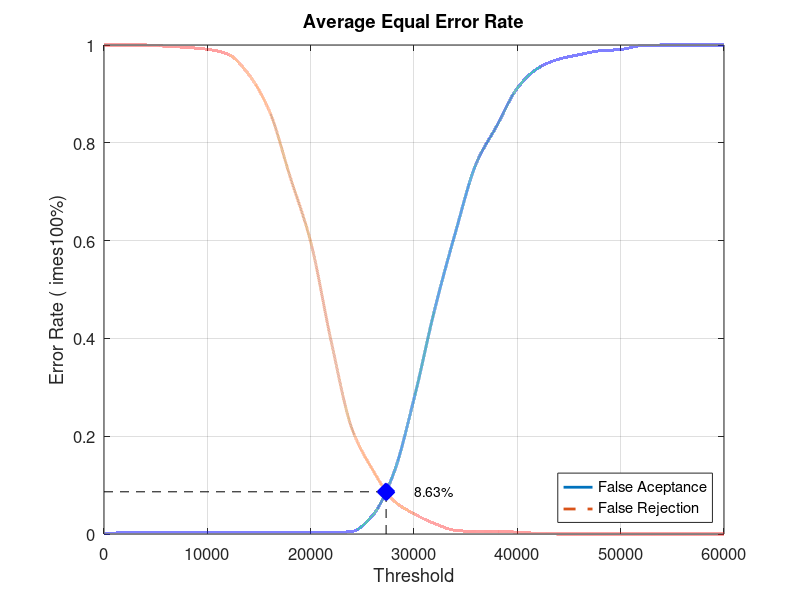
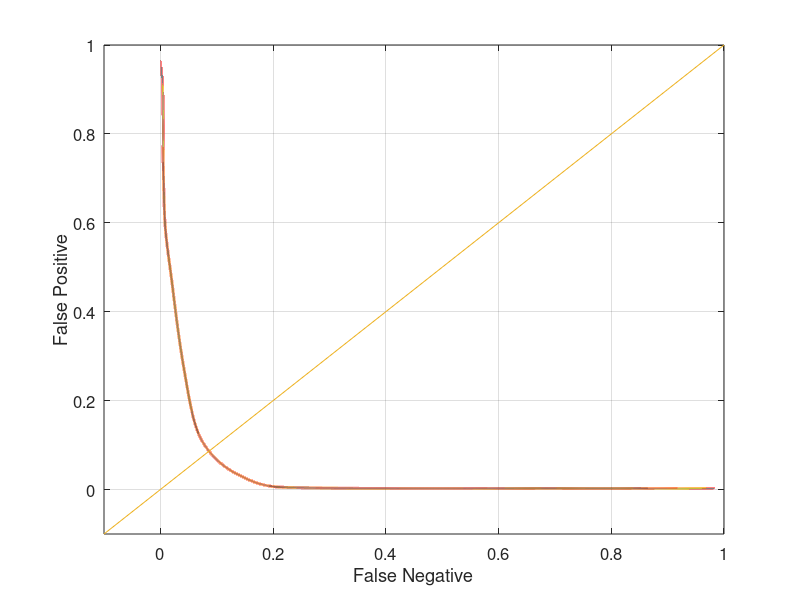

These figures' MATLAB source, in order:
close all;
clear;
clc;
x = 0:2000:60000;
xq = 0:0.5:60000;

y0 = [0 0.00263158 0.00263158 0.00263158 0.00263158 0.00263158 0.00263158 0.00263158 0.00263158 0.00263158 0.00263158 0.00263158 0.00526316 0.0381579 0.122368 0.276316 0.459211 0.615789 0.756579 0.834211 0.911842 0.952632 0.971053 0.980263 0.988158 0.99079 0.998684 1 1 1 1]
yy0 = interp1(x, y0, xq, 'pchip');
y1 = [1 1 1 0.9975 0.995 0.99125 0.98125 0.94 0.865 0.73125 0.5975 0.3925 0.215 0.13125 0.06875 0.04125 0.02125 0.0075 0.005 0.005 0.00375 0.00125 0 0 0 0 0 0 0 0 0]
yy1 = interp1(x, y1, xq, 'pchip');

% Calculating EER: 
y2 = abs(y0 - y1);
find(y2 == min(y2))
yy2 = abs(yy0 - yy1);
xEER = find(yy2 == min(yy2));
xEERIndex = xq(xEER) % X-axis EER
yEER = yy0(xEER) % Y-axis EER

main = figure
plot(xq, yy0,'-','LineWidth', 2);	hold on
plot(xq, yy1,'--','LineWidth', 2);	hold on
plot([xEERIndex xEERIndex], [0 yEER], 'k--');	hold on
plot([0 xEERIndex], [yEER yEER], 'k--');	hold on
plot(xEERIndex, yEER, 'bx', 'LineWidth', 10);	hold on
text(xEERIndex + 10 * xEERIndex / 100, yEER, [num2str(round((10000 * yEER)) / 100) '%'])
legend('False Aceptance', 'False Rejection', 'Location', 'SouthEast')
xlabel('Threshold')
ylabel('Error Rate (	imes100%)')
title('Average Equal Error Rate')
set(gca, 'FontSize', 12)
axis([0 60000 0 1])
grid on

print(main, 'Experiment5AverageMain', '-dpng');
FNRxFPR = figure('Color', [1 1 1]);
plot(yy1, yy0, '-', yy1, yy0, 'LineWidth', 2);
hold on
y = -0.1:0.1:1
plot(y, y); 
set(gca, 'FontSize', 12)
xlabel('False Negative')
ylabel('False Positive')
axis([-0.1 1 -0.1 1])
set(gca, 'FontSize', 12)
grid on

print(FNRxFPR, 'Experiment5AverageFNRxFPR','-dpng');
